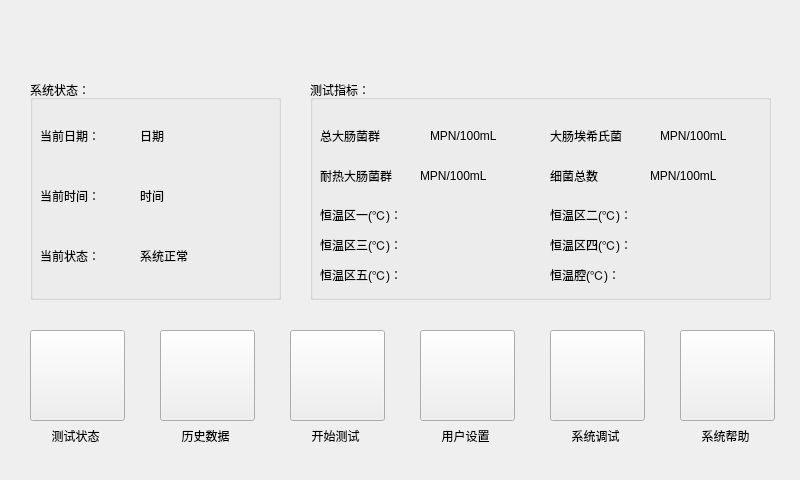
<?xml version="1.0" encoding="UTF-8"?>
<ui version="4.0">
 <class>MainWindow</class>
 <widget class="QMainWindow" name="MainWindow">
  <property name="geometry">
   <rect>
    <x>0</x>
    <y>0</y>
    <width>800</width>
    <height>480</height>
   </rect>
  </property>
  <property name="sizePolicy">
   <sizepolicy hsizetype="Preferred" vsizetype="Preferred">
    <horstretch>0</horstretch>
    <verstretch>0</verstretch>
   </sizepolicy>
  </property>
  <property name="windowTitle">
   <string>MainWindow</string>
  </property>
  <property name="styleSheet">
   <string notr="true"/>
  </property>
  <property name="iconSize">
   <size>
    <width>24</width>
    <height>24</height>
   </size>
  </property>
  <property name="animated">
   <bool>true</bool>
  </property>
  <widget class="QWidget" name="centralWidget">
   <widget class="QPushButton" name="pbst">
    <property name="geometry">
     <rect>
      <x>30</x>
      <y>330</y>
      <width>95</width>
      <height>91</height>
     </rect>
    </property>
    <property name="styleSheet">
     <string notr="true">border-image: url(:/image/image/单点测量.png);</string>
    </property>
    <property name="text">
     <string/>
    </property>
    <property name="autoDefault">
     <bool>false</bool>
    </property>
    <property name="flat">
     <bool>false</bool>
    </property>
   </widget>
   <widget class="QPushButton" name="pbhisdata">
    <property name="geometry">
     <rect>
      <x>160</x>
      <y>330</y>
      <width>95</width>
      <height>91</height>
     </rect>
    </property>
    <property name="styleSheet">
     <string notr="true">border-image: url(:/image/image/历史数据.png);</string>
    </property>
    <property name="text">
     <string/>
    </property>
   </widget>
   <widget class="QPushButton" name="pbtest">
    <property name="geometry">
     <rect>
      <x>290</x>
      <y>330</y>
      <width>95</width>
      <height>91</height>
     </rect>
    </property>
    <property name="styleSheet">
     <string notr="true">border-image: url(:/image/image/开始测量.png);</string>
    </property>
    <property name="text">
     <string/>
    </property>
   </widget>
   <widget class="QPushButton" name="pbset">
    <property name="geometry">
     <rect>
      <x>420</x>
      <y>330</y>
      <width>95</width>
      <height>91</height>
     </rect>
    </property>
    <property name="styleSheet">
     <string notr="true">border-image: url(:/image/image/用户设置.png);</string>
    </property>
    <property name="text">
     <string/>
    </property>
   </widget>
   <widget class="QPushButton" name="pbdebug">
    <property name="geometry">
     <rect>
      <x>550</x>
      <y>330</y>
      <width>95</width>
      <height>91</height>
     </rect>
    </property>
    <property name="styleSheet">
     <string notr="true">border-image: url(:/image/image/系统调试.png);</string>
    </property>
    <property name="text">
     <string/>
    </property>
   </widget>
   <widget class="QPushButton" name="pbhelp">
    <property name="geometry">
     <rect>
      <x>680</x>
      <y>330</y>
      <width>95</width>
      <height>91</height>
     </rect>
    </property>
    <property name="styleSheet">
     <string notr="true">border-image: url(:/image/image/系统帮助.png);</string>
    </property>
    <property name="text">
     <string/>
    </property>
   </widget>
   <widget class="QGroupBox" name="groupBox">
    <property name="geometry">
     <rect>
      <x>30</x>
      <y>80</y>
      <width>251</width>
      <height>220</height>
     </rect>
    </property>
    <property name="title">
     <string>系统状态：</string>
    </property>
    <widget class="QLabel" name="label">
     <property name="geometry">
      <rect>
       <x>10</x>
       <y>40</y>
       <width>91</width>
       <height>31</height>
      </rect>
     </property>
     <property name="text">
      <string>当前日期：</string>
     </property>
    </widget>
    <widget class="QLabel" name="label_2">
     <property name="geometry">
      <rect>
       <x>10</x>
       <y>100</y>
       <width>91</width>
       <height>31</height>
      </rect>
     </property>
     <property name="text">
      <string>当前时间：</string>
     </property>
    </widget>
    <widget class="QLabel" name="lbData">
     <property name="geometry">
      <rect>
       <x>110</x>
       <y>40</y>
       <width>121</width>
       <height>31</height>
      </rect>
     </property>
     <property name="text">
      <string>日期</string>
     </property>
    </widget>
    <widget class="QLabel" name="lbTime">
     <property name="geometry">
      <rect>
       <x>110</x>
       <y>100</y>
       <width>121</width>
       <height>31</height>
      </rect>
     </property>
     <property name="text">
      <string>时间</string>
     </property>
    </widget>
    <widget class="QLabel" name="lbState">
     <property name="geometry">
      <rect>
       <x>110</x>
       <y>160</y>
       <width>121</width>
       <height>31</height>
      </rect>
     </property>
     <property name="text">
      <string>系统正常</string>
     </property>
    </widget>
    <widget class="QLabel" name="label_6">
     <property name="geometry">
      <rect>
       <x>10</x>
       <y>160</y>
       <width>91</width>
       <height>31</height>
      </rect>
     </property>
     <property name="text">
      <string>当前状态：</string>
     </property>
    </widget>
   </widget>
   <widget class="QGroupBox" name="groupBox_2">
    <property name="geometry">
     <rect>
      <x>310</x>
      <y>80</y>
      <width>461</width>
      <height>220</height>
     </rect>
    </property>
    <property name="title">
     <string>测试指标：</string>
    </property>
    <widget class="QLabel" name="lbTolColi">
     <property name="geometry">
      <rect>
       <x>10</x>
       <y>40</y>
       <width>101</width>
       <height>31</height>
      </rect>
     </property>
     <property name="text">
      <string>总大肠菌群</string>
     </property>
    </widget>
    <widget class="QLabel" name="lbFecColi">
     <property name="geometry">
      <rect>
       <x>10</x>
       <y>80</y>
       <width>101</width>
       <height>31</height>
      </rect>
     </property>
     <property name="text">
      <string>耐热大肠菌群</string>
     </property>
    </widget>
    <widget class="QLabel" name="lbTPC">
     <property name="geometry">
      <rect>
       <x>240</x>
       <y>80</y>
       <width>101</width>
       <height>31</height>
      </rect>
     </property>
     <property name="text">
      <string>细菌总数</string>
     </property>
    </widget>
    <widget class="QLabel" name="lbEColi">
     <property name="geometry">
      <rect>
       <x>240</x>
       <y>40</y>
       <width>101</width>
       <height>31</height>
      </rect>
     </property>
     <property name="text">
      <string>大肠埃希氏菌</string>
     </property>
    </widget>
    <widget class="QLabel" name="label_3">
     <property name="geometry">
      <rect>
       <x>120</x>
       <y>40</y>
       <width>101</width>
       <height>31</height>
      </rect>
     </property>
     <property name="text">
      <string>MPN/100mL</string>
     </property>
    </widget>
    <widget class="QLabel" name="label_4">
     <property name="geometry">
      <rect>
       <x>110</x>
       <y>80</y>
       <width>101</width>
       <height>31</height>
      </rect>
     </property>
     <property name="text">
      <string>MPN/100mL</string>
     </property>
    </widget>
    <widget class="QLabel" name="label_5">
     <property name="geometry">
      <rect>
       <x>350</x>
       <y>40</y>
       <width>101</width>
       <height>31</height>
      </rect>
     </property>
     <property name="text">
      <string>MPN/100mL</string>
     </property>
    </widget>
    <widget class="QLabel" name="label_7">
     <property name="geometry">
      <rect>
       <x>340</x>
       <y>80</y>
       <width>101</width>
       <height>31</height>
      </rect>
     </property>
     <property name="text">
      <string>MPN/100mL</string>
     </property>
    </widget>
    <widget class="QLabel" name="lbTemp4">
     <property name="geometry">
      <rect>
       <x>240</x>
       <y>150</y>
       <width>100</width>
       <height>30</height>
      </rect>
     </property>
     <property name="text">
      <string>恒温区四(℃)：</string>
     </property>
    </widget>
    <widget class="QLabel" name="lbTemp3">
     <property name="geometry">
      <rect>
       <x>10</x>
       <y>150</y>
       <width>100</width>
       <height>30</height>
      </rect>
     </property>
     <property name="text">
      <string>恒温区三(℃)：</string>
     </property>
    </widget>
    <widget class="QLabel" name="leTemp3Dis">
     <property name="geometry">
      <rect>
       <x>130</x>
       <y>150</y>
       <width>60</width>
       <height>30</height>
      </rect>
     </property>
     <property name="styleSheet">
      <string notr="true"/>
     </property>
     <property name="text">
      <string/>
     </property>
     <property name="alignment">
      <set>Qt::AlignCenter</set>
     </property>
    </widget>
    <widget class="QLabel" name="leTemp4Dis">
     <property name="geometry">
      <rect>
       <x>360</x>
       <y>150</y>
       <width>60</width>
       <height>30</height>
      </rect>
     </property>
     <property name="styleSheet">
      <string notr="true"/>
     </property>
     <property name="text">
      <string/>
     </property>
     <property name="alignment">
      <set>Qt::AlignCenter</set>
     </property>
    </widget>
    <widget class="QLabel" name="lbTemp5">
     <property name="geometry">
      <rect>
       <x>10</x>
       <y>180</y>
       <width>100</width>
       <height>30</height>
      </rect>
     </property>
     <property name="text">
      <string>恒温区五(℃)：</string>
     </property>
    </widget>
    <widget class="QLabel" name="leTemp5Dis">
     <property name="geometry">
      <rect>
       <x>130</x>
       <y>180</y>
       <width>60</width>
       <height>30</height>
      </rect>
     </property>
     <property name="styleSheet">
      <string notr="true"/>
     </property>
     <property name="text">
      <string/>
     </property>
     <property name="alignment">
      <set>Qt::AlignCenter</set>
     </property>
    </widget>
    <widget class="QLabel" name="lbTemp6">
     <property name="geometry">
      <rect>
       <x>240</x>
       <y>180</y>
       <width>100</width>
       <height>30</height>
      </rect>
     </property>
     <property name="text">
      <string>恒温腔(℃)：</string>
     </property>
    </widget>
    <widget class="QLabel" name="leTemp6Dis">
     <property name="geometry">
      <rect>
       <x>360</x>
       <y>180</y>
       <width>60</width>
       <height>30</height>
      </rect>
     </property>
     <property name="styleSheet">
      <string notr="true"/>
     </property>
     <property name="text">
      <string/>
     </property>
     <property name="alignment">
      <set>Qt::AlignCenter</set>
     </property>
    </widget>
    <widget class="QLabel" name="lbTemp1">
     <property name="geometry">
      <rect>
       <x>10</x>
       <y>120</y>
       <width>100</width>
       <height>30</height>
      </rect>
     </property>
     <property name="text">
      <string>恒温区一(℃)：</string>
     </property>
    </widget>
    <widget class="QLabel" name="leTemp1Dis">
     <property name="geometry">
      <rect>
       <x>130</x>
       <y>120</y>
       <width>60</width>
       <height>30</height>
      </rect>
     </property>
     <property name="styleSheet">
      <string notr="true"/>
     </property>
     <property name="text">
      <string/>
     </property>
     <property name="alignment">
      <set>Qt::AlignCenter</set>
     </property>
    </widget>
    <widget class="QLabel" name="leTemp2Dis">
     <property name="geometry">
      <rect>
       <x>360</x>
       <y>120</y>
       <width>60</width>
       <height>30</height>
      </rect>
     </property>
     <property name="styleSheet">
      <string notr="true"/>
     </property>
     <property name="text">
      <string/>
     </property>
     <property name="alignment">
      <set>Qt::AlignCenter</set>
     </property>
    </widget>
    <widget class="QLabel" name="lbTemp2">
     <property name="geometry">
      <rect>
       <x>240</x>
       <y>120</y>
       <width>100</width>
       <height>30</height>
      </rect>
     </property>
     <property name="text">
      <string>恒温区二(℃)：</string>
     </property>
    </widget>
   </widget>
   <widget class="QLabel" name="lbDensity">
    <property name="geometry">
     <rect>
      <x>30</x>
      <y>420</y>
      <width>91</width>
      <height>31</height>
     </rect>
    </property>
    <property name="text">
     <string>测试状态</string>
    </property>
    <property name="alignment">
     <set>Qt::AlignCenter</set>
    </property>
   </widget>
   <widget class="QLabel" name="lbHisdata">
    <property name="geometry">
     <rect>
      <x>160</x>
      <y>420</y>
      <width>91</width>
      <height>31</height>
     </rect>
    </property>
    <property name="text">
     <string>历史数据</string>
    </property>
    <property name="alignment">
     <set>Qt::AlignCenter</set>
    </property>
   </widget>
   <widget class="QLabel" name="lbTest">
    <property name="geometry">
     <rect>
      <x>290</x>
      <y>420</y>
      <width>91</width>
      <height>31</height>
     </rect>
    </property>
    <property name="text">
     <string>开始测试</string>
    </property>
    <property name="alignment">
     <set>Qt::AlignCenter</set>
    </property>
   </widget>
   <widget class="QLabel" name="lbSet">
    <property name="geometry">
     <rect>
      <x>420</x>
      <y>420</y>
      <width>91</width>
      <height>31</height>
     </rect>
    </property>
    <property name="text">
     <string>用户设置</string>
    </property>
    <property name="alignment">
     <set>Qt::AlignCenter</set>
    </property>
   </widget>
   <widget class="QLabel" name="lbDebug">
    <property name="geometry">
     <rect>
      <x>550</x>
      <y>420</y>
      <width>91</width>
      <height>31</height>
     </rect>
    </property>
    <property name="text">
     <string>系统调试</string>
    </property>
    <property name="alignment">
     <set>Qt::AlignCenter</set>
    </property>
   </widget>
   <widget class="QLabel" name="lbHelp">
    <property name="geometry">
     <rect>
      <x>680</x>
      <y>420</y>
      <width>91</width>
      <height>31</height>
     </rect>
    </property>
    <property name="text">
     <string>系统帮助</string>
    </property>
    <property name="alignment">
     <set>Qt::AlignCenter</set>
    </property>
   </widget>
  </widget>
 </widget>
 <layoutdefault spacing="6" margin="11"/>
 <resources/>
 <connections/>
</ui>
